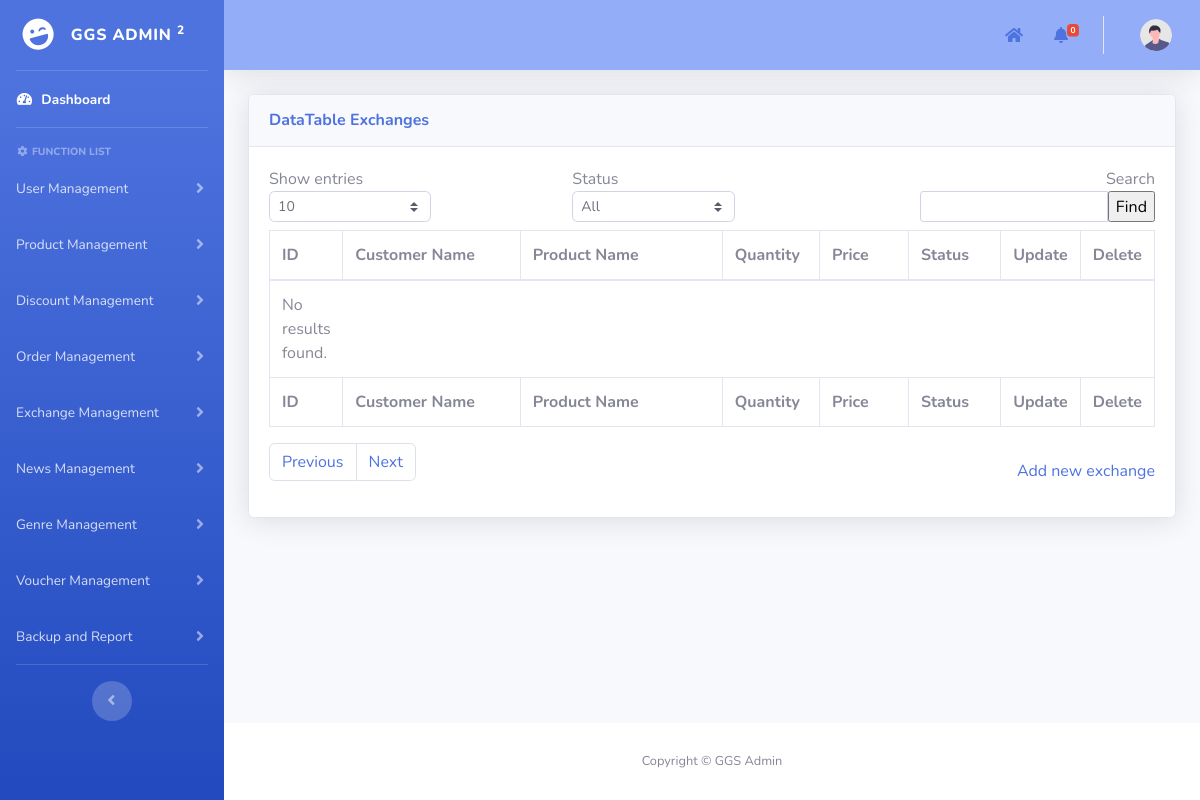
The page /admin/pages/exchangeManagement/exchanges_management.php on the database as committed earlier.
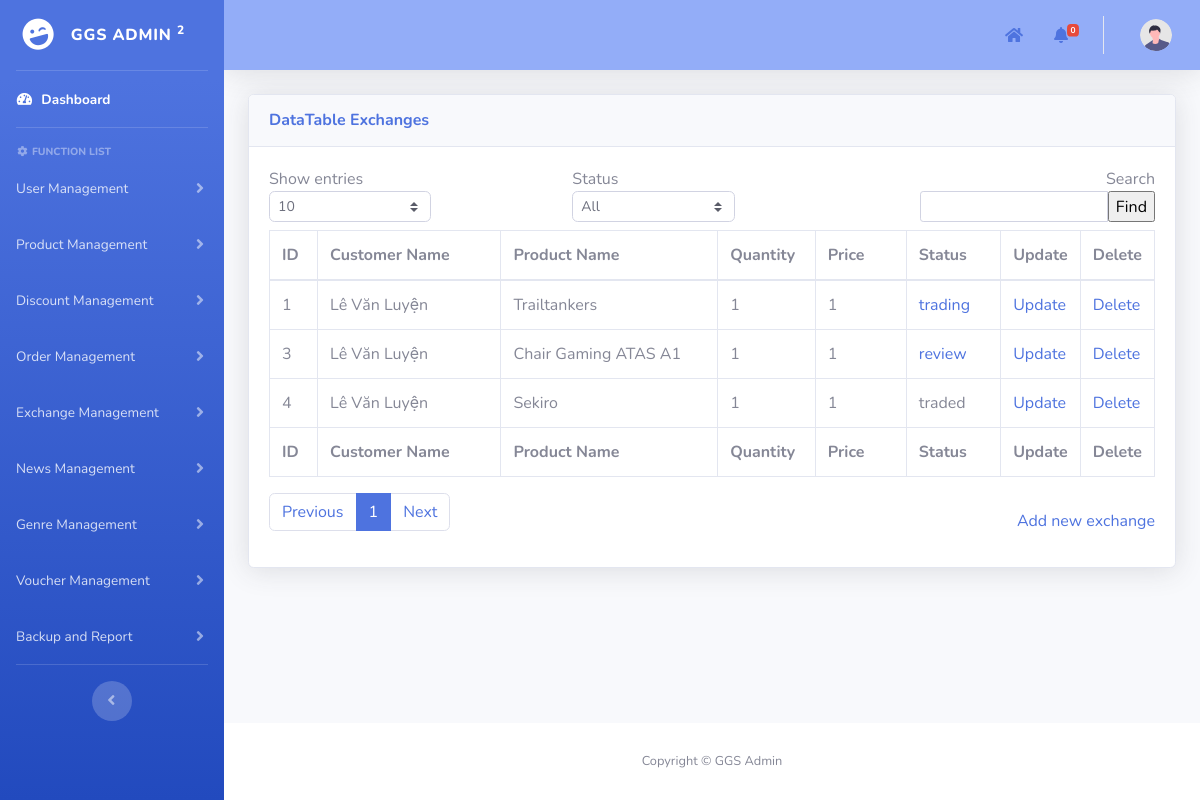
The same page on the database as committed later.
### tables this page shows
CREATE TABLE `purchased_products` (
  `id` int(11) NOT NULL AUTO_INCREMENT,
  `customer_id` int(11) NOT NULL,
  `product_id` int(11) NOT NULL,
  `quantity` int(11) DEFAULT NULL,
  `price` int(11) DEFAULT NULL,
  `status` enum('traded','trading','not trading','review') NOT NULL,
  PRIMARY KEY (`id`),
  KEY `exchanges_ibfk_1` (`customer_id`),
  KEY `exchanges_ibfk_2` (`product_id`),
  CONSTRAINT `purchased_products_ibfk_1` FOREIGN KEY (`customer_id`) REFERENCES `users` (`id`) ON DELETE CASCADE ON UPDATE CASCADE,
  CONSTRAINT `purchased_products_ibfk_2` FOREIGN KEY (`product_id`) REFERENCES `products` (`id`) ON DELETE CASCADE ON UPDATE CASCADE
);

CREATE TABLE `users` (
  `id` int(11) NOT NULL AUTO_INCREMENT,
  `username` varchar(50) NOT NULL,
  `password` varchar(100) NOT NULL,
  `role` enum('user','manufacturer','developer') NOT NULL,
  `full_name` varchar(60) NOT NULL,
  `phone_number` varchar(10) NOT NULL,
  `email` varchar(100) NOT NULL,
  `loyalty_points` int(11) NOT NULL DEFAULT 0,
  `Gcoin` int(11) NOT NULL DEFAULT 0,
  `login_attempts` int(11) NOT NULL DEFAULT 0,
  `locked_until` date DEFAULT NULL,
  `lastest_login` date NOT NULL DEFAULT '1900-01-01',
  PRIMARY KEY (`id`)
);

CREATE TABLE `products` (
  `id` int(11) NOT NULL AUTO_INCREMENT,
  `id_manufacturer` int(11) NOT NULL,
  `product_name` varchar(100) NOT NULL,
  `image_avt_url` varchar(50) NOT NULL,
  `description` text NOT NULL,
  `video_trailer_url` varchar(50) NOT NULL,
  `source` varchar(50) NOT NULL,
  `price` int(11) NOT NULL,
  `release_date` date NOT NULL,
  `units_sold` int(11) NOT NULL DEFAULT 0,
  `classify` enum('game','gear') NOT NULL,
  PRIMARY KEY (`id`),
  KEY `fk_manufacturer_id` (`id_manufacturer`),
  CONSTRAINT `fk_manufacturer_id` FOREIGN KEY (`id_manufacturer`) REFERENCES `users` (`id`) ON DELETE CASCADE ON UPDATE CASCADE
);

### admin/pages/add_template.php (called while the page is built, shortened)
<?php
include("../template/template.php");
?>

### admin/pages/exchangeManagement/exchanges_management.php (the view, shortened to what the rows shown need)
<?php
include("../add_template.php");
function main()
{
    include("../../../mod/database_connection.php");
    $search = isset($_POST["search"]) ? $_POST["search"] : "";
    $show_entries = isset($_POST["show_entries"]) ? $_POST["show_entries"] : 10;
    if (isset($_GET['page'])) {
        $page = $_GET['page'];
    } else {
        $page = 1;
    }
    if ($page == 1) {
        $begin = 0;
    } else {
        $begin = ($page * $show_entries) - $show_entries;
    }
    $query = "SELECT pd.*,u.full_name,p.product_name FROM `purchased_products` pd
    INNER JOIN users u ON u.id = pd.customer_id
    INNER JOIN products p ON p.id = pd.product_id
    WHERE u.full_name LIKE '%$search%' ";
    $query .= "LIMIT $begin, $show_entries";
    $stmt = $conn->prepare($query);
    if (!$stmt->execute()) {
        die("Execute failed: " . $stmt->error);
    }
    $result = $stmt->get_result();
    ?>
    <div class="container-fluid">
        <form method="post" name="frmDataDiscount">
            <div class="card shadow mb-4">
                <div class="card-body">
                    <div class="table-responsive">
                        <div id="dataTable_wrapper" class="dataTables_wrapper dt-bootstrap4">
                            <div id="table_data_return">
                                <div class="row">
                                    <div class="col-sm-12">
                                        <table class="table table-bordered dataTable" id="dataTable" width="100%"
                                            cellspacing="0" role="grid" aria-describedby="dataTable_info"
                                            style="width: 100%;">
                                            <thead>
                                                <tr role="row">
                                                    <th class="sorting sorting_asc" tabindex="0" aria-controls="dataTable"
                                                        rowspan="1" colspan="1" aria-sort="ascending"
                                                        aria-label="ID: activate to sort column descending"
                                                        style="width: 50px;">
                                                        ID
                                                    </th>
                                                    <th class="sorting" tabindex="0" aria-controls="dataTable" rowspan="1"
                                                        colspan="1"
                                                        aria-label="Order date: activate to sort column ascending"
                                                        style="width: 210px;">
                                                        Customer Name</th>
                                                    <th class="sorting" tabindex="0" aria-controls="dataTable" rowspan="1"
                                                        colspan="1" aria-label="Customer: activate to sort column ascending"
                                                        style="width: 250px;">
                                                        Product Name
                                                    </th>
                                                    <th class="sorting" tabindex="0" aria-controls="dataTable" rowspan="1"
                                                        colspan="1"
                                                        aria-label="Total amount: activate to sort column ascending"
                                                        style="width: 100px;">
                                                        Quantity
                                                    </th>
                                                    <th class="sorting" tabindex="0" aria-controls="dataTable" rowspan="1"
                                                        colspan="1" aria-label="Status: activate to sort column ascending"
                                                        style="width: 100px;">
                                                        Price</th>
                                                    <th class="sorting" tabindex="0" aria-controls="dataTable" rowspan="1"
                                                        colspan="1" aria-label="Status: activate to sort column ascending"
                                                        style="width: 100px;">
                                                        Status</th>
                                                    <th class="sorting" tabindex="0" aria-controls="dataTable" rowspan="1"
                                                        colspan="1" aria-label="Age: activate to sort column ascending"
                                                        style="width: 70px;">Update
                                                    </th>
                                                    <th class="sorting" tabindex="0" aria-controls="dataTable" rowspan="1"
                                                        colspan="1" aria-label="Age: activate to sort column ascending"
                                                        style="width: 70px;">Delete
                                                    </th>
                                                </tr>
                                            </thead>
                                            <tfoot>
                                                <tr>
                                                    <th rowspan="1" colspan="1">ID</th>
                                                    <th rowspan="1" colspan="1">Customer Name</th>
                                                    <th rowspan="1" colspan="1">Product Name</th>
                                                    <th rowspan="1" colspan="1">Quantity</th>
                                                    <th rowspan="1" colspan="1">Price</th>
                                                    <th rowspan="1" colspan="1">Status</th>
                                                    <th rowspan="1" colspan="1">Update</th>
                                                    <th rowspan="1" colspan="1">Delete</th>
                                                </tr>
                                            </tfoot>
                                            <tbody>
                                                <?php
                                                if ($result->num_rows > 0) {
                                                    while ($row = $result->fetch_assoc()) { ?>
                                                        <tr>
                                                            <td>
                                                                <?php echo $row['id']; ?>
                                                            </td>
                                                            <td>
                                                                <?php echo $row['full_name']; ?>
                                                            </td>
                                                            <td>
                                                                <?php echo $row['product_name']; ?>
                                                            </td>
                                                            <td>
                                                                <?php echo $row['quantity']; ?>
                                                            </td>
                                                            <td>
                                                                <?php echo $row['price']; ?>
                                                            </td>
                                                            <td>
                                                                <?php
                                                                if ($row['status'] == "trading" || $row['status'] == "review") { ?>
                                                                    <a href="javascript:<?= ($row['status'] == "trading")? "revoke" : "approve" ?>(<?php echo $row['id']; ?>)">
                                                                        <?php echo $row['status']; ?>
                                                                    </a>
                                                                <?php } else {
                                                                    echo $row['status'];
                                                                } ?>
                                                            </td>
                                                            <td><a
                                                                    href="update_exchange.php?id=<?php echo $row['id']; ?>">Update</a>
                                                            </td>
                                                            <td><a
                                                                    href="javascript:deleteItem(<?php echo $row['id']; ?>)">Delete</a>
                                                            </td>
                                                        </tr>
                                                        <?php
                                                    }
                                                } else {
                                                    echo '<td style="border: none;">No results found.</td>';
                                                }
                                                ?>
                                            </tbody>
                                        </table>
                                    </div>
                                </div>
                            </div>
                        </div>
                    </div>
                </div>
            </div>
        </form>
    </div>
<?php }
?>

Rows that differ between the two databases and show on the page:
added purchased_products: id "1", customer.full_name "Lê Văn Luyện", product.product_name "Trailtankers", quantity "1", price "1", status "trading"
added purchased_products: id "3", customer.full_name "Lê Văn Luyện", product.product_name "Chair Gaming ATAS A1", quantity "1", price "1", status "review"
added purchased_products: id "4", customer.full_name "Lê Văn Luyện", product.product_name "Sekiro", quantity "1", price "1", status "traded"
Other text that changed with them:
new list line: "1"
text no longer shown: "No results found."
